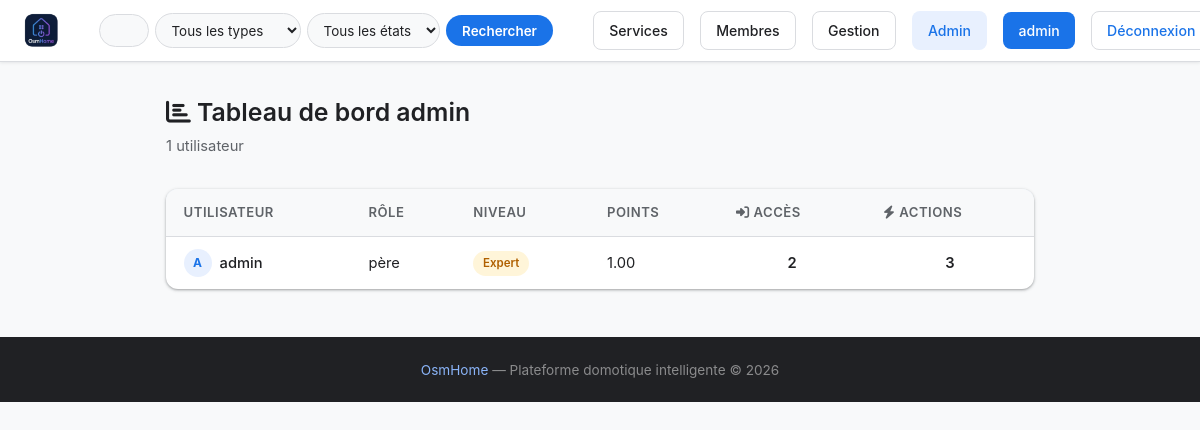
Before: /admin (signed in) with the older database file.
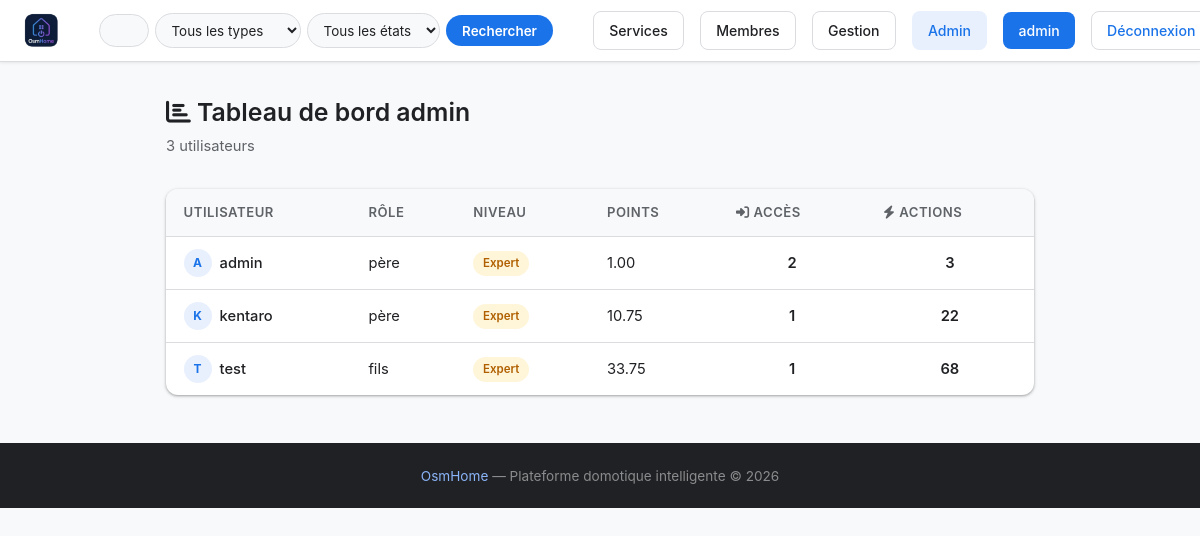
After: the same page with the newer database file.
### tables this page shows
CREATE TABLE users (
            id INTEGER PRIMARY KEY AUTOINCREMENT,
            username TEXT UNIQUE NOT NULL,
            password TEXT NOT NULL,
            lastname TEXT,
            firstname TEXT,
            age INTEGER,
            gender TEXT,
            birthdate TEXT,
            member_type TEXT,
            photo TEXT,
            level TEXT DEFAULT 'debutant',
            points REAL DEFAULT 0,
            email TEXT,
            email_verified INTEGER DEFAULT 0,
            role TEXT DEFAULT 'simple'
        , actions INTEGER DEFAULT 0, verification_token TEXT);

### main.py (the view)
@app.route('/admin')
def admin():
    if 'username' not in flask.session:
        return flask.redirect('/login')
    viewer_data = utils.getUser(flask.session['username'])
    if not viewer_data or viewer_data['role'] != 'admin':
        flask.abort(403)
    stats = utils.getAdminStats()
    return flask.render_template('admin.html', user=flask.session.get('username'), stats=stats)

### main.py (called while the page is built)
@app.context_processor
def inject_types():
    try:
        types = utils.getTypes()
    except Exception:
        types = []
    is_admin = False
    user_level = None
    if flask.session.get('username'):
        u = utils.getUser(flask.session['username'])
        is_admin = bool(u and u['role'] == 'admin')
        user_level = u['level'] if u else None
    return {'types': types, 'is_admin': is_admin, 'user_level': user_level}

### utils.py (called while the page is built)
def openDB() -> sqlite3.Connection:
    if 'db' not in flask.g:
        flask.g.db = sqlite3.connect(BASE)
        flask.g.db.row_factory = sqlite3.Row
    return flask.g.db

def closeDB(_ = None):
    db = flask.g.pop("db", None)
    if db is not None:
        db.close()

def getUser(username: str):
    db = openDB()
    return db.execute(
        'SELECT * FROM users WHERE username = ?',
        (username,)
    ).fetchone()

def getTypes() -> list:
    db = openDB()
    rows = db.execute('SELECT DISTINCT type FROM devices ORDER BY type').fetchall()
    return [row['type'] for row in rows]

def getAdminStats() -> list:
    db = openDB()
    return db.execute('''
        SELECT u.username, u.member_type, u.level, u.points, u.actions,
               COUNT(c.id) AS connection_count
        FROM users u
        LEFT JOIN connection_history c ON c.user_id = u.id
        GROUP BY u.id
        ORDER BY connection_count DESC
    ''').fetchall()

### templates/admin.html (shortened to what this page needs)
{% extends 'base.html' %}
{% block content %}
<div class="admin-page">
    <div class="members-header">
        <h2><i class="fa-solid fa-chart-bar"></i> Tableau de bord admin</h2>
        <p>{{ stats | length }} utilisateur{{ 's' if stats | length > 1 }}</p>
    </div>
    <div class="admin-table-wrap">
        <table class="admin-table">
            <thead>
                <tr>
                    <th>Utilisateur</th>
                    <th>Rôle</th>
                    <th>Niveau</th>
                    <th>Points</th>
                    <th><i class="fa-solid fa-right-to-bracket"></i> Accès</th>
                    <th><i class="fa-solid fa-bolt"></i> Actions</th>
                </tr>
            </thead>
            <tbody>
                {% for s in stats %}
                <tr>
                    <td>
                        <a href="/member/{{ s['username'] }}" class="admin-user-link">
                            <span class="member-avatar small">{{ s['username'][0] | upper }}</span>
                            {{ s['username'] }}
                        </a>
                    </td>
                    <td>{{ s['member_type'] or '—' }}</td>
                    <td><span class="level-badge level-{{ s['level'] }}">{{ s['level'] | capitalize }}</span></td>
                    <td>{{ "%.2f"|format(s['points']) }}</td>
                    <td class="stat-num">{{ s['connection_count'] }}</td>
                    <td class="stat-num">{{ s['actions'] or 0 }}</td>
                </tr>
                {% endfor %}
            </tbody>
        </table>
    </div>
</div>
{% endblock %}

### templates/base.html (shortened to what this page needs)
<!DOCTYPE html>
<html lang="en">
<head>
    <link rel="stylesheet" href="{{ url_for('static', filename='css/style.css') }}">
    <link rel="stylesheet" href="https://cdnjs.cloudflare.com/ajax/libs/font-awesome/6.5.2/css/all.min.css">
</head>
<body>
    <header>
        <a href="{{ '/dashboard' if user else '/' }}" class="logo">
            <img src="{{ url_for('static', filename='images/logo.png') }}" alt="OsmHome" class="logo-img">
        </a>
        <form action="/search" method="get" class="search-bar" id="search-form">
            <div class="search-input-wrap">
                <input
                    type="text"
                    name="q"
                    id="search-input"
                    placeholder="Rechercher un objet..."
                    value="{{ request.args.get('q', '') }}"
                />
            </div>
            <select name="type">
                <option value="">Tous les types</option>
            </select>
            <select name="status">
                <option value="">Tous les états</option>
            </select>
            <button type="submit">Rechercher</button>
        </form>
        <nav>
            {% if user %}
                <a href="/services" class="btn-members">Services</a>
                <a href="/members" class="btn-members">Membres</a>
                {% if user_level in ('avance', 'expert') %}<a href="/gestion" class="btn-members">Gestion</a>{% endif %}
                {% if is_admin %}<a href="/admin" class="btn-admin">Admin</a>{% endif %}
                <a href="/profile" class="btn-profile">{{ user }}</a>
                <a href="/logout" class="btn-logout">Déconnexion</a>
            {% else %}
                <a href="/signup" class="btn-signup">Inscription</a>
                <a href="/login" class="btn-login">Connexion</a>
            {% endif %}
        </nav>
    </header>
    {% block content %}{% endblock %}
    <footer>
        <span>OsmHome</span> — Plateforme domotique intelligente &copy; 2026
    </footer>
</body>
</html>

Changed rows visible on the page:
added users: username "K", username "kentaro", member_type "père", level "Expert", points "10.75", connection_count "1", actions "22"
added users: username "T", username "test", member_type "fils", level "Expert", points "33.75", connection_count "1", actions "68"
Other visible differences:
{{ stats | length }}: "1" → "3"
{{ 's' if stats | length > 1 }}: (not shown) → "s"
